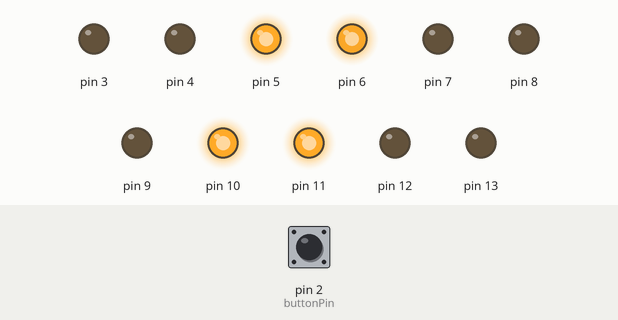
Simulated run of this sketch. Board: Arduino Uno, built with avr-gcc and run on an emulated ATmega328P. Shown: output pins drawn as LEDs (lit = HIGH). Dashed ring = blinking. The inputs (shaded band) are chosen by the test bench; at power-on: pin 2 (buttonPin) LOW.

Above: at 1.2 s.
1.3 s: pin 2 (buttonPin) pulled HIGH for 0.15 s
At 2.2 s:
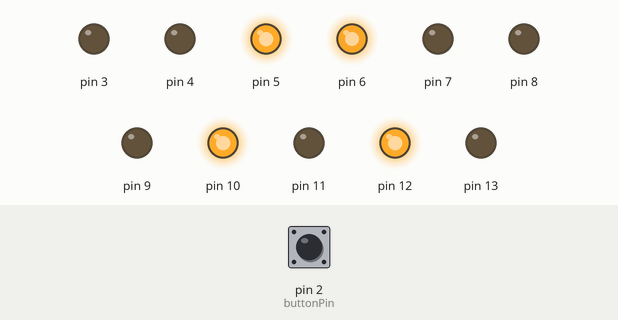
At 8.2 s:
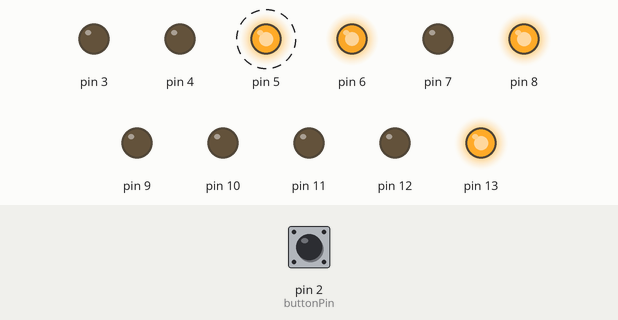
10.4 s: pin 2 (buttonPin) pulled HIGH for 3.2 s
At 16.1 s:
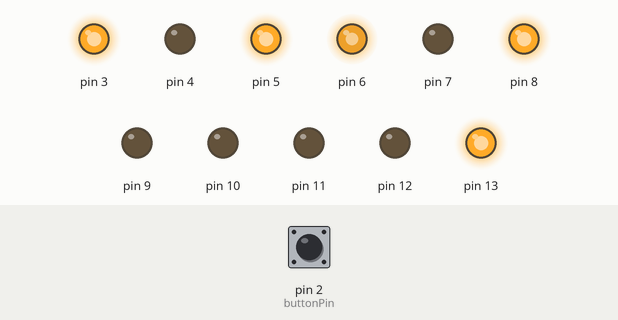
Timing chart, 0 to 21.1 s (numbered marks = the images above; inputs shaded):
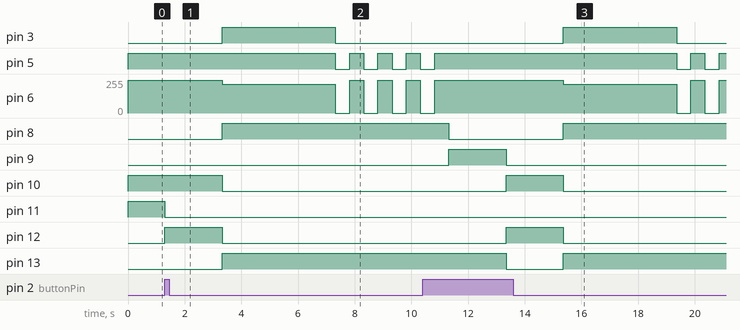

Measured:
- after the input at 1.3 s, pin 3, pin 8, pin 13: LOW → HIGH after 2.0 s instead of 8.8 s; pin 5: alternates HIGH for 0.50 s and LOW for 0.50 s, starting after 6.0 s; pin 10: HIGH → LOW after 2.0 s instead of 8.8 s; pin 11: HIGH → LOW after 0.00 s instead of 6.8 s
- after the input at 10.4 s, pin 3: LOW → HIGH after 5.0 s, → LOW 4.0 s later; pin 11: stays LOW (without the input it goes to HIGH after 2.9 s); pin 12: LOW → HIGH after 2.9 s, → LOW 2.0 s later

The sketch:

Project_Pedestrian_Zone.ino
```cpp
const int buttonPin = 2;
int buttonState = 0;

int NorthStreet[]={13,12,11};
int WestStreet[]={10,9,8};

// If you are using a common-anode RGB LED
// you can change the below boolean to 'false'
boolean common_cathode = true;

void setup() {
  // Loop through pins 3 through 13 setting each as OUTPUTs
  for (int x=3; x<14; x++) {
    pinMode(x, OUTPUT);
  }
  // The buttonPin will be used to check for button inputs
  pinMode(buttonPin, INPUT);
}

void loop() {
  // When Traffic Light #1 is green the pedestrians must wait to cross
  // Fortunately, they have a button they can use to speed things up
  stopTimer(8000, NorthStreet[2], WestStreet[0]);
  stopTimer(2000, NorthStreet[1], WestStreet[0]);

  // When Traffic Light #2 comes on the pedestrians can safely cross
  goTimer(4000, NorthStreet[0], WestStreet[2]);
  blinkTimer(4, 2000, NorthStreet[0], WestStreet[2]);
  stopTimer(2000, NorthStreet[0], WestStreet[1]);
}

void stopTimer(int duration, int light1, int light2 ) {
  lightsOut(); // Turn off the traffic lights
  walkLight(10, 0, 255); // Set the RGB LED to an orange-red color
  digitalWrite(light1, HIGH);
  digitalWrite(light2, HIGH);
  // This for loop checks for a button press every 1 millisecond
  // for the length of the duration parameter
  for (int x=0; x<duration; x++) {
    buttonState = digitalRead(buttonPin);
    if (light1 == NorthStreet[2] and buttonState == HIGH) {
      break;
    } else {
      delay(1);
    }
  }
}

void goTimer(int duration, int light1, int light2) {
  lightsOut();
  walkLight(40, 0, 0); // Set the RGB LED to white
  digitalWrite(light1, HIGH);
  digitalWrite(light2, HIGH);
  delay(duration);
}

void blinkTimer(int cycles, int duration, int light1, int light2 ) {
  // Blink the crossing light (cycles) number of times
  // over (duration) seconds
  duration = (duration / cycles);
  lightsOut();
  digitalWrite(light1, HIGH);
  digitalWrite(light2, HIGH);
  for (int i=0; i<cycles; i++) {
    // Turn off the RGB LED
    walkLight(255, 255, 255);
    delay(duration);
    // Set the RGB LED to an orange-red color
    walkLight(10, 0, 255);
    delay(duration);
  }
}

void walkLight(int R, int G, int B) {
  // Set the color of the RGB LED using PWM to write
  // a value between 0 and 255
  if (common_cathode == true) {
    R = 255 - R;
    G = 255 - G;
    B = 255 - B;
  }
  analogWrite(6, R);   // Red
  analogWrite(5, G);   // Green
  analogWrite(3, B);   // Blue
}

void lightsOut() {
  // Turn off all 6 traffic lights
  for (int i=8; i<14; i++) {
    digitalWrite(i, LOW);
  }
}
```
